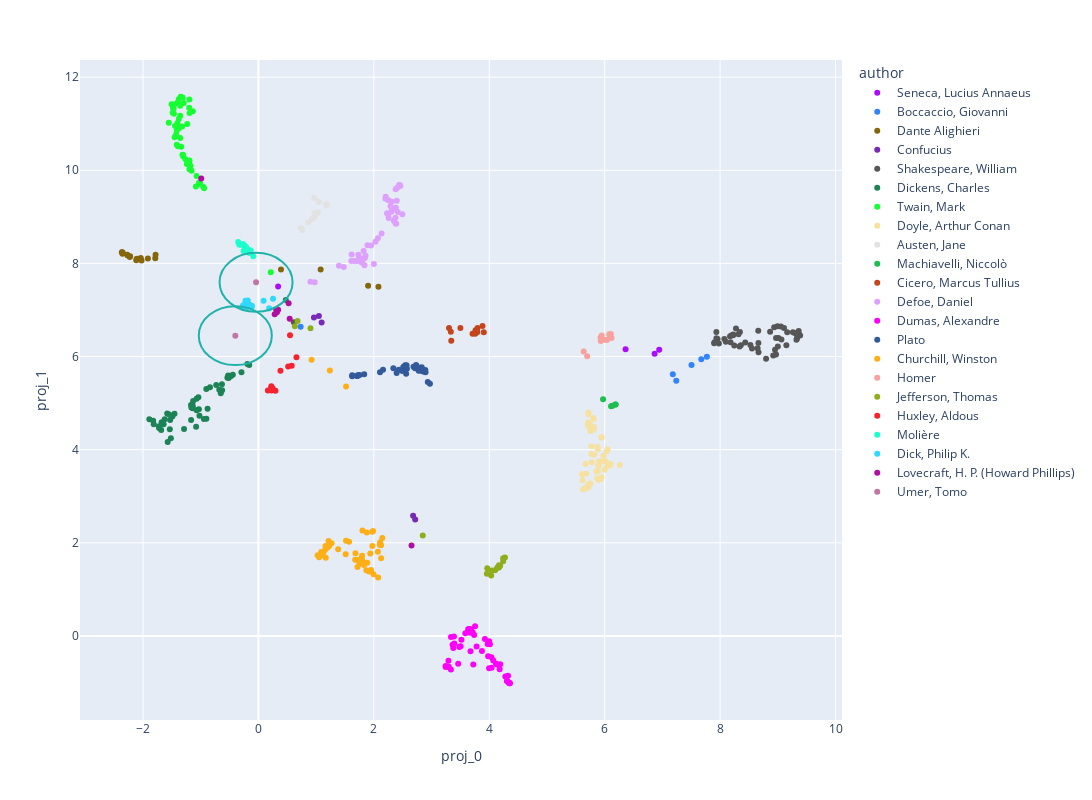

This figure's notebook cell:
### Code cell
fig = px.scatter(data_frame = library_newtext,
                 x='proj_0',
                 y='proj_1',
                 width=1200,
                 height=800,
                 color= 'author',
                 color_discrete_sequence=px.colors.qualitative.Alphabet, #Dark24
                 hover_data= ['title']
                 )

for i in range(circle_edges.shape[0]):
    fig.add_shape(type='circle',
        xref='x', yref='y',
        x0=circle_edges['x0'][i],
        y0=circle_edges['y0'][i],
        x1=circle_edges['x1'][i],
        y1=circle_edges['y1'][i],
        line_color='LightSeaGreen',
    )


fig.show()
